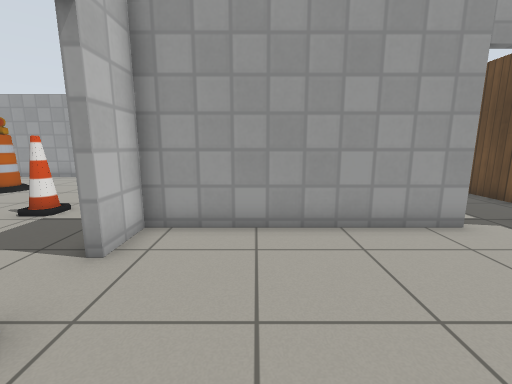
view 1 (above)

20 first-person views from a walk through a world built for the Gazebo simulator. The camera is 0.94 m above the floor, tilts 10° down and sees 90° across. The floor is counted in squares, 0.5 m on a side. Each view is taken from the middle of a square. On the plan, view 1 faces up. The plan holds only what a view shows up to about 15 squares ahead; the rest is blank. The place goes on beyond the plan. Simple patterns stand in for the simulator's built-in surfaces.

view 2
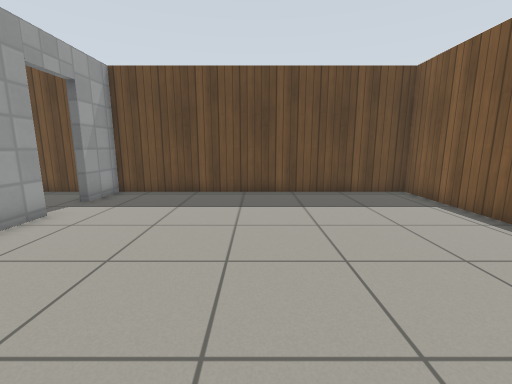

view 3
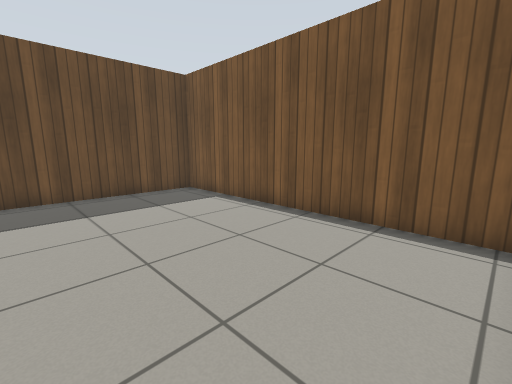

view 4
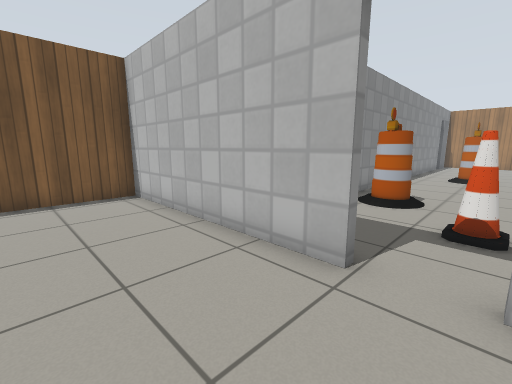

view 5
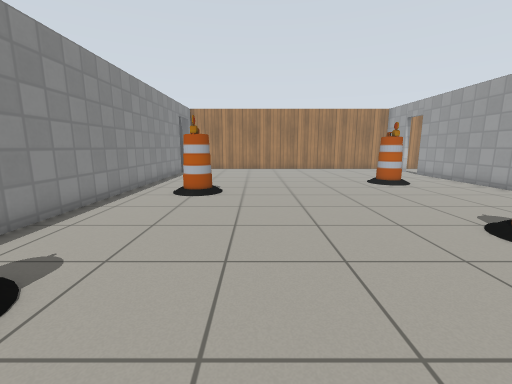

view 6
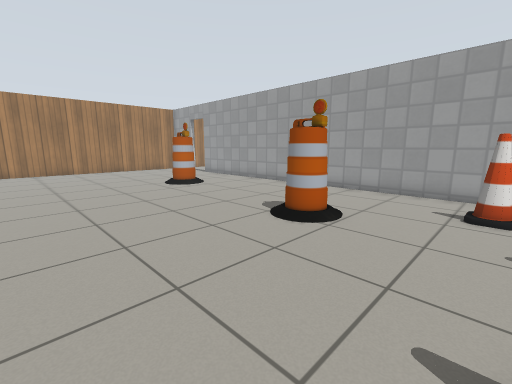

view 7
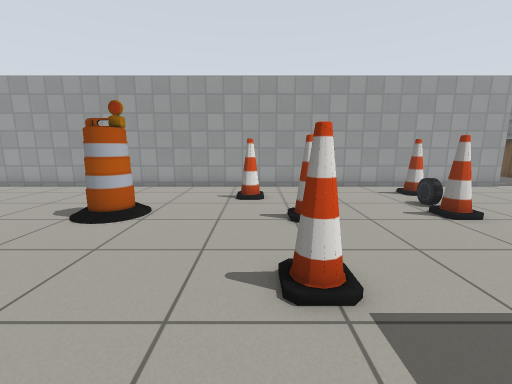

view 8
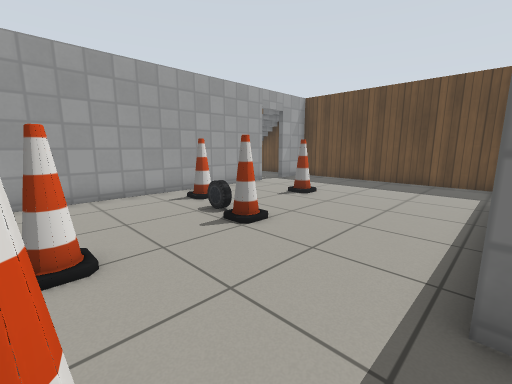

view 9
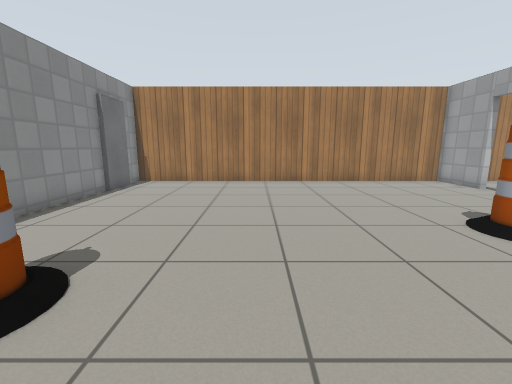

view 10
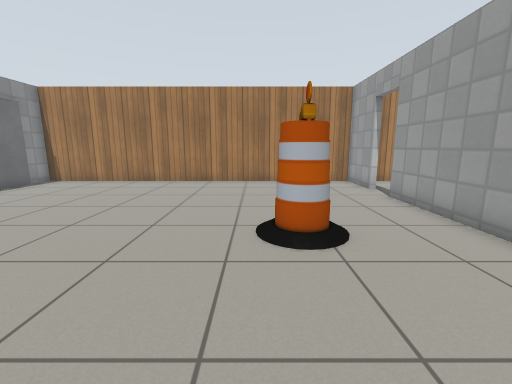

view 11
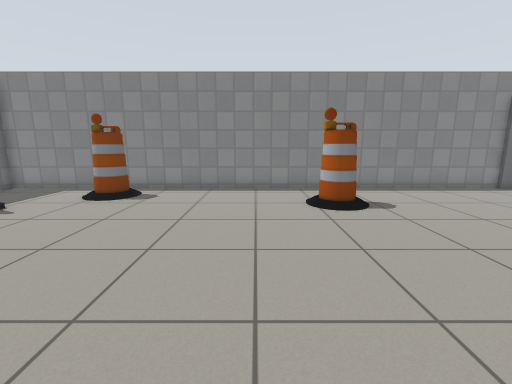

view 12
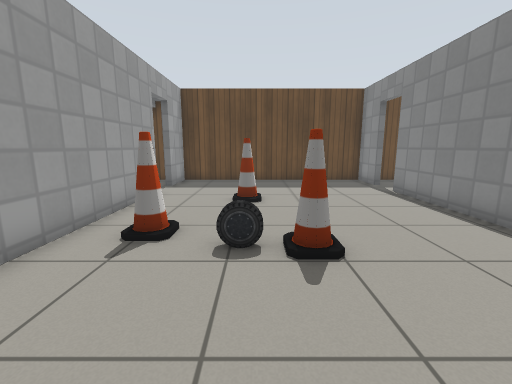

view 13
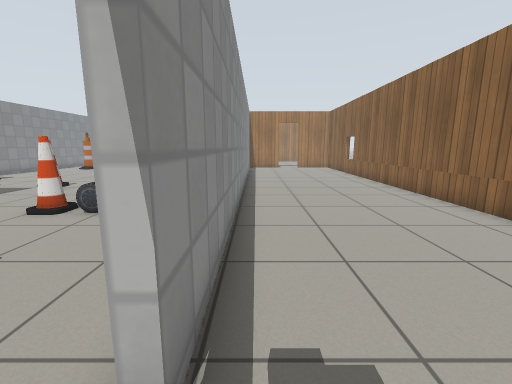

view 14
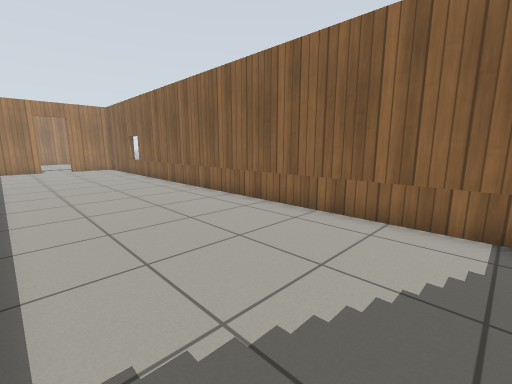

view 15
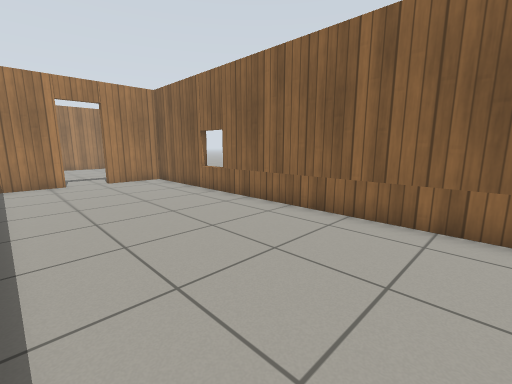

view 16
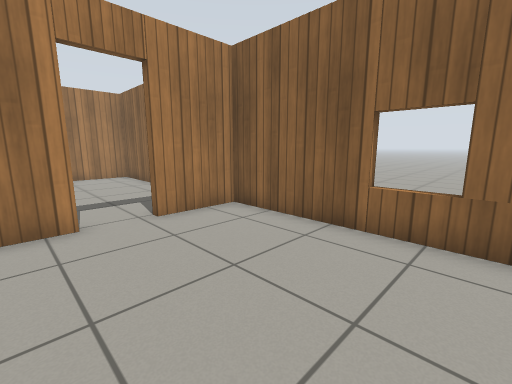

view 17
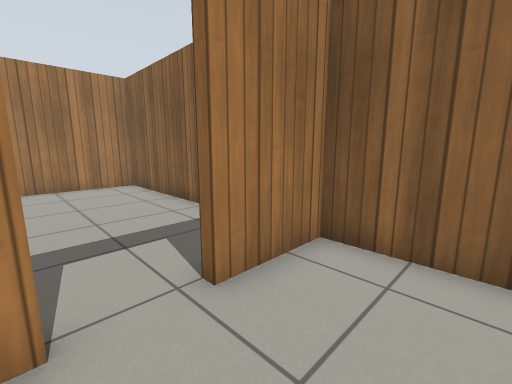

view 18
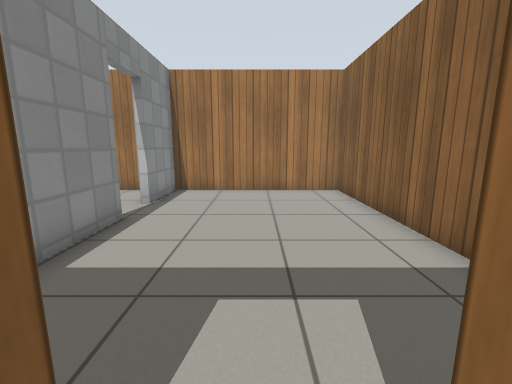

view 19
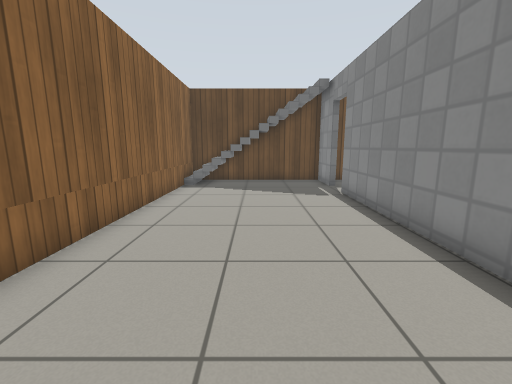

view 20
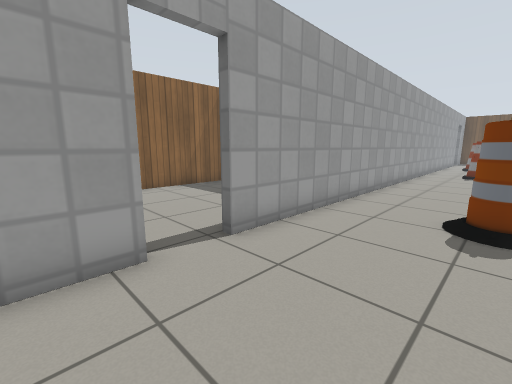

### Floor plan
Ten units are one square. View 1 is at (0, 0); x grows to the right and y downward. Boxes are objects, and circles mark ways between rooms. Rooms are numbered by the first view taken in them; rooms with no view inside come last. Other rooms are left out.
<svg viewBox="-287 -241 379 309">
<path fill="none" stroke="#000" d="M-26 -24 -26 63 87 63 87 -58 66 -58M50 -58 -26 -58 -26 -41M-4 -61 50 -61M-250 5 -29 5 -29 -1M-254 -161 -282 -161 -282 5 -269 5M46 -161 -236 -161M66 -61 87 -61 87 -161 64 -161M-84 -164 46 -164M64 -164 87 -164 87 -236 -177 -236 -177 -209M-177 -191 -177 -169M-236 -164 -209 -164M-181 -236 -282 -236 -282 -164 -254 -164"/>
<rect x="-265" y="-5" width="10" height="10" fill="#bbb"><title>door leaf</title></rect>
<rect x="-205" y="-125" width="20" height="10" fill="#bbb"><title>barrel</title></rect>
<rect x="-175" y="-35" width="20" height="20" fill="#bbb"><title>barrel</title></rect>
<rect x="-115" y="-115" width="10" height="10" fill="#bbb"><title>barrel</title></rect>
<rect x="-95" y="-15" width="20" height="10" fill="#bbb"><title>barrel</title></rect>
<rect x="-75" y="-145" width="10" height="20" fill="#bbb"><title>cone</title></rect>
<rect x="-65" y="-45" width="10" height="10" fill="#bbb"><title>cone</title></rect>
<rect x="-65" y="-75" width="10" height="10" fill="#bbb"><title>cone</title></rect>
<rect x="-65" y="-115" width="10" height="10" fill="#bbb"><title>cone</title></rect>
<rect x="-15" y="-115" width="10" height="10" fill="#bbb"><title>cone</title></rect>
<rect x="-15" y="-125" width="10" height="10" fill="#bbb"><title>car</title></rect>
<rect x="-15" y="-145" width="10" height="10" fill="#bbb"><title>cone</title></rect>
<rect x="25" y="-125" width="10" height="10" fill="#bbb"><title>cone</title></rect>
<circle cx="-30" cy="-35" r="3" fill="#2a7"/>
<circle cx="55" cy="-60" r="3" fill="#2a7"/>
<circle cx="55" cy="-160" r="3" fill="#2a7"/>
<circle cx="-245" cy="-160" r="3" fill="#2a7"/>
<circle cx="-180" cy="-200" r="3" fill="#2a7"/>
<text x="30" y="0">1</text>
<text x="-120" y="-80">2</text>
<text x="-50" y="-200">3</text>
<text x="-230" y="-200">4</text>
</svg>
Room 1 opens to room 2. Room 2 opens to room 3. Room 2 opens to room 4. Room 3 opens to room 4.

Where each view was taken, in squares from view 1:
view 1: 0 up, 0 right, facing up
view 2: 0 up, 2 left, facing right
view 3: 0 up, 2 left, facing down-right
view 4: 4 up, 1 right, facing down-left
view 5: 5 up, 6 left, facing left
view 6: 5 up, 7 left, facing up-left
view 7: 4 up, 7 left, facing up
view 8: 6 up, 6 left, facing up-right
view 9: 6 up, 14 left, facing left
view 10: 11 up, 14 left, facing left
view 11: 11 up, 14 left, facing down
view 12: 12 up, 6 left, facing right
view 13: 17 up, 6 right, facing left
view 14: 17 up, 6 right, facing up-left
view 15: 17 up, 3 left, facing up-left
view 16: 18 up, 11 left, facing up-left
view 17: 19 up, 15 left, facing up-left
view 18: 20 up, 17 left, facing left
view 19: 20 up, 6 left, facing right
view 20: 12 up, 27 left, facing up-right
